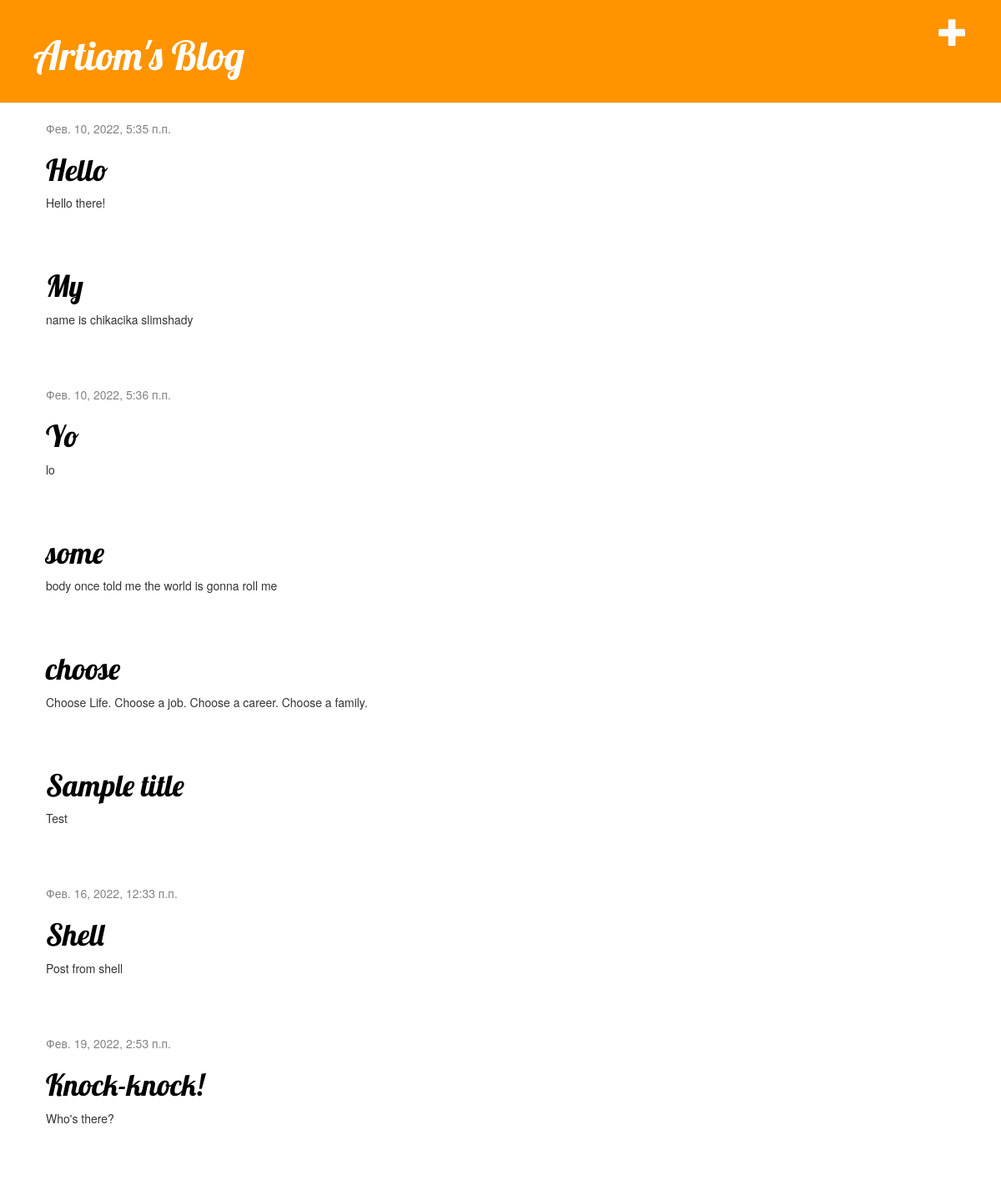
The app's page / (signed in) with its own data.
### blog/models.py (models this page shows, shortened)
class Post(models.Model):
    author = models.ForeignKey(settings.AUTH_USER_MODEL, on_delete=models.CASCADE)
    title = models.CharField(max_length=200)
    text = models.TextField()
    created_date = models.DateTimeField(default=timezone.now)
    published_date = models.DateTimeField(blank=True, null=True)

### blog/views.py (the view)
# urls.py: path('', views.post_list, name='post_list'),
def post_list(request):
    posts = Post.objects.all()
    return render(request, 'blog/post_list.html', {'posts':posts})

### blog/templates/blog/post_list.html
{% extends 'blog/base.html' %}
{% block content %}
{% for post in posts %}
<div class="post">
    <div class="date">
        {% if post.published_date %}
        <div class="date">
            {{ post.published_date }}
        </div>
        {% endif %}
    </div>
    <h1><a href="{% url 'post_detail' pk=post.pk %}">{{ post.title }}</a></h1>
    <p>{{ post.text|linebreaksbr }}</p>
</div>
{% endfor %}
{% endblock %}

### blog/static/css/blog.css (style rules this page uses)
h1, h2, h3, h4 { font-family: 'Lobster', cursive; }
.date { color: #828282; }
.post { margin-bottom: 70px; }
.post h1 a, .post h1 a:visited { color: #000000; }

### records on screen
Post: published_date "Фев. 10, 2022, 5:35 п.п.", title "Hello", text "Hello there!"
Post: title "My", text "name is chikacika slimshady"
Post: published_date "Фев. 10, 2022, 5:36 п.п.", title "Yo", text "lo"
Post: title "some", text "body once told me the world is gonna roll me"
Post: title "choose", text "Choose Life. Choose a job. Choose a career. Choose a family."
Post: title "Sample title", text "Test"
Post: published_date "Фев. 16, 2022, 12:33 п.п.", title "Shell", text "Post from shell"
Post: published_date "Фев. 19, 2022, 2:53 п.п.", title "Knock-knock!", text "Who's there?"
